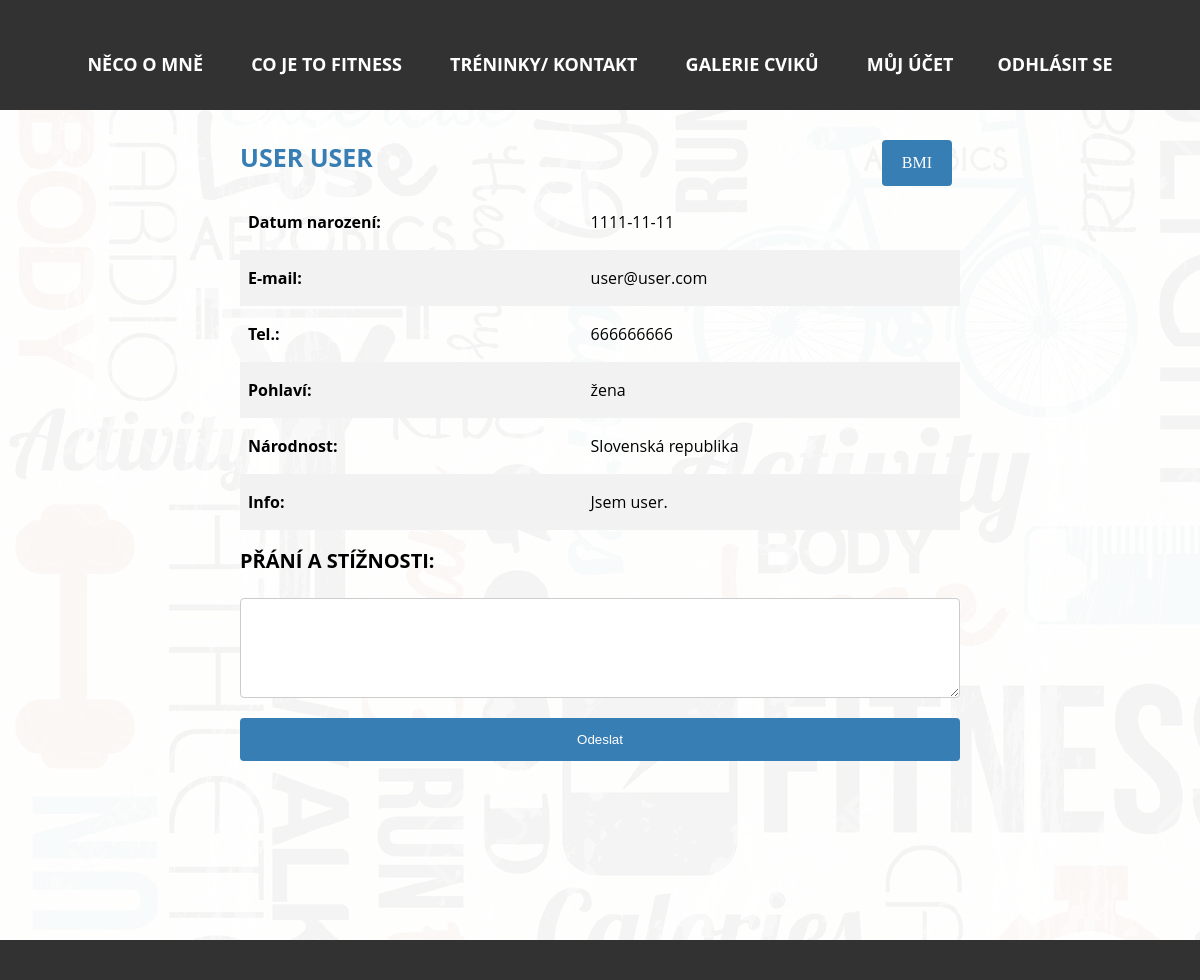
Screenshot of /PHP/uzivatel.php (signed in) with the database file from the repository.
### tables this page shows
CREATE TABLE `narodnosti` (
  `id` int(10) NOT NULL,
  `nazev` varchar(50) NOT NULL
);

CREATE TABLE `uzivatele` (
  `id` int(10) NOT NULL,
  `jmeno` varchar(254) DEFAULT NULL,
  `prijmeni` varchar(254) DEFAULT NULL,
  `datum` date DEFAULT NULL,
  `vyska` float NOT NULL,
  `email` varchar(254) NOT NULL,
  `heslo` char(50) NOT NULL,
  `tel` varchar(15) DEFAULT NULL,
  `pohlavi` tinyint(1) NOT NULL,
  `narodnost_id` int(5) NOT NULL,
  `info` varchar(500) DEFAULT NULL,
  `prava` tinyint(1) NOT NULL DEFAULT '0' COMMENT '0 je pro normálního uživatele 1 pro admina',
  `potvrzeni_pristupu` tinyint(1) NOT NULL DEFAULT '0' COMMENT '0 pro každého registrovaného '
);

### PHP/uzivatel.php (the view, shortened to what this page needs)
<?php
include 'pripojeni.php';
?>
<!doctype html>
<html>
    <head>
        <link rel="stylesheet" href="../CSS/css.css">
    </head>
    <body>
        <div class="barva">
            <?php
            include 'menu.php';
            ?>
            <article>
                <a href="bmi.php" class="uzivatelodkazy">BMI</a>
                <div>
                    <?php
                    $data = mysqli_query($connect, "select uzivatele.id as uzivatel_id, uzivatele.jmeno, uzivatele.prijmeni, uzivatele.datum, uzivatele.email, uzivatele.tel, uzivatele.pohlavi, uzivatele.narodnost_id, uzivatele.info, narodnosti.id as narodnost_id, narodnosti.nazev as narodnost_nazev from uzivatele LEFT JOIN narodnosti ON uzivatele.narodnost_id=narodnosti.id where uzivatele.id='{$_SESSION["id"]}'");
                    while ($zaznam = mysqli_fetch_array($data)) {
                        if ($zaznam["pohlavi"] == 1) {
                            $pohlavi = 'muž';
                        } else {
                            $pohlavi = 'žena';
                        }
                        echo "<div class='uzivateldiv'>";
                        echo "<h1>{$zaznam["jmeno"]} {$zaznam["prijmeni"]}</h1>";
                        echo "  <table class='tableuzivatele'>
            <tr>
              <th>Datum narození:</th>
              <td>{$zaznam["datum"]}</td>
            </tr>
                        <tr>
              <th>E-mail:</th>
              <td>{$zaznam["email"]}</td>
            </tr>
            <tr>
              <th>Tel.:</th>
              <td>{$zaznam["tel"]}</td>
            </tr>
                        <tr>
              <th>Pohlaví:</th>
              <td> $pohlavi</td>
            </tr>
            <tr>
              <th>Národnost:</th>
              <td> {$zaznam["narodnost_nazev"]}</td>
            </tr>
            <tr>
              <th>Info:</th>
              <td> {$zaznam["info"]}</td>
            </tr>
          </table>";
                        echo "</div>";
                    }
                    ?>
                    <h2>Přání a stížnosti:</h2>
                    <form method="post">
                        <textarea name="zprava"></textarea>
                        <input type="submit" value="Odeslat">
                    </form>
                </div>
            </article>
            <footer>
            </footer>
        </div>
    </body>
</html>

### CSS/css.css (style rules this page uses)
@media screen and (min-width: 1090px) { body { margin: 0; padding: 0; width: 100%; background-image: url(../foto/pozadiFitness.jpg); } }
@media screen and (min-width: 1090px) { .barva { background-color: rgba(255, 255, 255, 0.95); } }
@media screen and (min-width: 1090px) { article { width: 60%; min-height: 100vh; margin: auto; text-align: left; padding: 30px 10px 0px 10px; } }
@media screen and (min-width: 1090px) { footer { width: 100%; background-color: #323232; height: 40px; float: left; } }
@media screen and (min-width: 1090px) { h1 { color: #377EB5; margin: 0; font-size: 25px; font-family: 'Russo One', 'Open Sans', Arial, sans-serif; text-transform: uppercase; } }
@media screen and (min-width: 1090px) { h2 { color: black; font-weight: bold; font-size: 20px; font-family: 'Russo One', 'Open Sans', Arial, sans-serif; text-transform: uppercase; } }
@media screen and (min-width: 1090px) { table { border-collapse: collapse; width: 100%; font-family: 'Open Sans', Arial, sans-serif; } }
@media screen and (min-width: 1090px) { th, td { text-align: left; padding: 8px; height: 40px; } }
@media screen and (min-width: 1090px) { tr:nth-child(even) { background-color: #f2f2f2 } }
@media screen and (min-width: 1090px) { input[type=submit], [type=button] { width: 100%; background-color: #377EB5; color: white; padding: 14px 20px; margin: 8px 0; border: none; border-radius: 4px; cursor: pointer; } }
@media screen and (min-width: 1090px) { input[type=text], [type=number], [type=password], [type=date], [type=email], [type=datetime], select, textarea { width: 100%; padding: 12px 40px; margin: 8px 0; display: inline-block; border: 1px solid #ccc; border-radius: 4px; box-sizing: border-box; font-family: 'Open Sans', Arial, sans-serif; } }
@media screen and (min-width: 1090px) { textarea { height:100px; text-align:justify; } }
@media screen and (min-width: 1090px) { .uzivatelodkazy { text-decoration: none; background-color: #377EB5; color: white; padding: 14px 20px; border: none; border-radius: 4px; cursor: pointer; margin-left: 20px; margin-right: 8px; float: right; } }
@media screen and (min-width: 1090px) { .tableuzivatele { margin-top: 20px; } }

### rows the page displays
narodnosti: id.jmeno "USER", id.prijmeni "USER", id.datum "1111-11-11", id.email "user@user.com", id.tel "666666666", id.pohlavi "žena", nazev "Slovenská republika", id.info "Jsem user."
